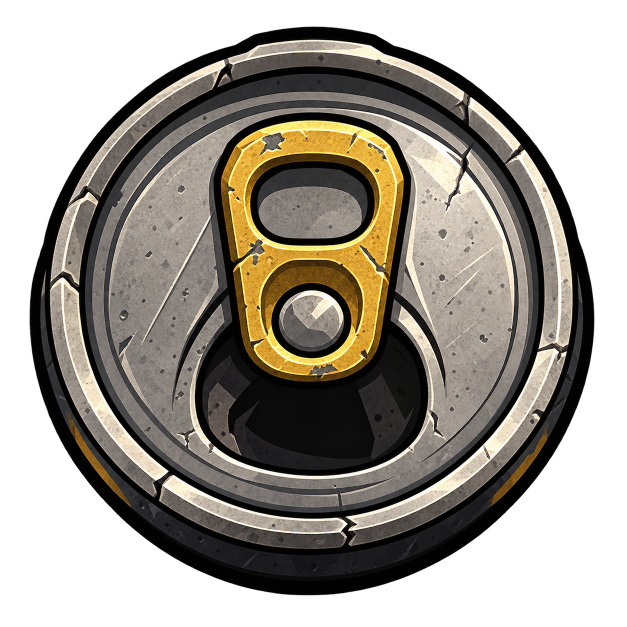
#> input picture tools/items/source/bottle-cap.png, 1254 x 1254 px (shown at 1/2 size); its folder holds only this picture in this run
$ python build-items.py
#> lines starting #> are read from the running program, lines starting #| are printed output that depends on the picture; after the words box and inside, x2 and y2 are one past the last pixel; in counts of white or black regions, pixels touching at a corner belong together
"""
Item pictures from the artist's PNGs: tools/items/source/<id>.png → public/assets/items/<id>.webp
(alpha cleaned of haze and specks, trimmed, centred on a square canvas, 256 px).
UI icons (tools/items/ui/<name>.png) go to public/assets/ui/<name>.webp.
Clothes drawn on the rig canvas (tools/rig/source/wear/<id>.png) get their icons here too.
The ids listed in RASTER_ITEMS (src/client/art/items.tsx) use these files instead of the vector art.
"""
import os, glob
import numpy as np
from PIL import Image
import cv2

HERE = os.path.dirname(os.path.abspath(__file__))
OUT = os.path.abspath(os.path.join(HERE, "..", "..", "public", "assets", "items"))
SIZE = 256
os.makedirs(OUT, exist_ok=True)
WEAR = os.path.abspath(os.path.join(HERE, "..", "rig", "source", "wear"))
ICON_CROP = {"sneakers": (0, 0, 1000, 2800), "slippers": (0, 0, 1000, 2800)}  # a pair far apart: the icon shows one shoe
UI_OUT = os.path.abspath(os.path.join(HERE, "..", "..", "public", "assets", "ui"))
os.makedirs(UI_OUT, exist_ok=True)
# a dedicated icon drawn by the artist (source/<id>.png) wins over the one cut from the clothes on the rig canvas
own = sorted(glob.glob(os.path.join(HERE, "source", "*.png")))
have = {os.path.splitext(os.path.basename(f))[0] for f in own}
files = own + [f for f in sorted(glob.glob(os.path.join(WEAR, "*.png"))) if os.path.splitext(os.path.basename(f))[0] not in have]
files += sorted(glob.glob(os.path.join(HERE, "ui", "*.png")))
for f in files:
    name = os.path.splitext(os.path.basename(f))[0]
    dest = UI_OUT if os.path.basename(os.path.dirname(f)) == "ui" else OUT
    img = Image.open(f).convert("RGBA")
#> img is the input picture: PIL image 1254x1254 RGBA; mean R, G, B, A 66.8, 61.4, 52.4, 159.2
    if name in ICON_CROP and os.path.dirname(f) == os.path.abspath(WEAR): img = img.crop(ICON_CROP[name])
    im = np.array(img)
    a = im[:, :, 3]
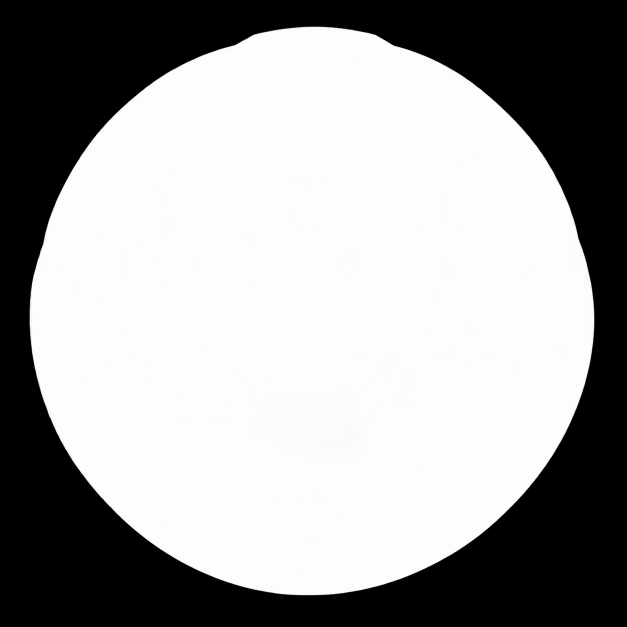
#> a: shape (1254, 1254) (shown at 1/2 size); min 0, max 255, mean 159.2
    a[a < 40] = 0
#> a: shape (1254, 1254); 0.42% of pixels changed, all inside (x1, y1, x2, y2) = (54, 23, 1191, 1193)
    n, lab, st, _ = cv2.connectedComponentsWithStats((a > 0).astype(np.uint8))
#> lab: shape (1254, 1254) int32; values 0 (black) and 1 (white), 63.1% white; 1 black region, box (x1, y1, x2, y2) and area: (0, 0, 1254, 1254) 580423
#> n = 2; st = [[0, 0, 1254, 1254, 580423], [59, 53, 1130, 1138, 992093]]
    for i in range(1, n):
        if st[i][4] < 300: a[lab == i] = 0
    im[:, :, 3] = a
    ys, xs = np.nonzero(a)
    crop = Image.fromarray(im[ys.min():ys.max() + 1, xs.min():xs.max() + 1])
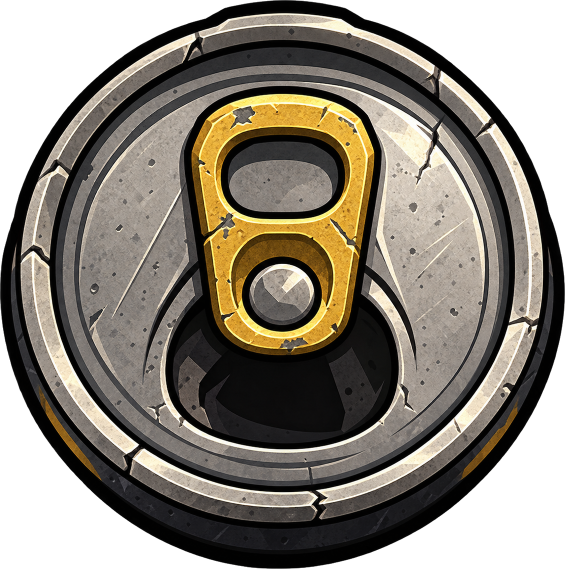
#> crop: PIL image 1130x1138 RGBA (shown at 1/2 size); mean R, G, B, A 81.7, 75.1, 64.1, 194.7; transparent parts drawn white
    side = round(max(crop.size) * 1.04)
#> side = 1184
    sq = Image.new("RGBA", (side, side))
#> sq: PIL image 1184x1184 RGBA; every value is 0
    sq.alpha_composite(crop, ((side - crop.width) // 2, (side - crop.height) // 2))
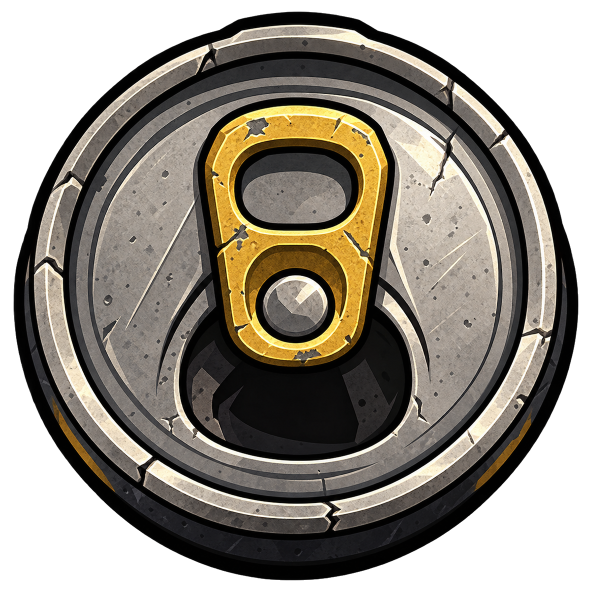
#> sq: PIL image 1184x1184 RGBA (shown at 1/2 size); mean R, G, B, A 75, 68.9, 58.8, 178.6; transparent parts drawn white
    sq.resize((SIZE, SIZE), Image.LANCZOS).save(os.path.join(dest, name + ".webp"), "WEBP", quality=88, method=4)
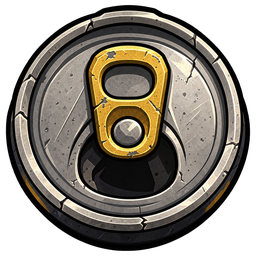
#> saved as bottle-cap.webp: PIL image 256x256 RGBA; mean R, G, B, A 74.9, 68.8, 58.8, 178.6; transparent parts drawn white
    print(name, crop.size, os.path.getsize(os.path.join(dest, name + ".webp")) // 1024, "KB")
#| bottle-cap (1130, 1138) 21 KB

$ run again, on tools/items/source/cap-moon.png
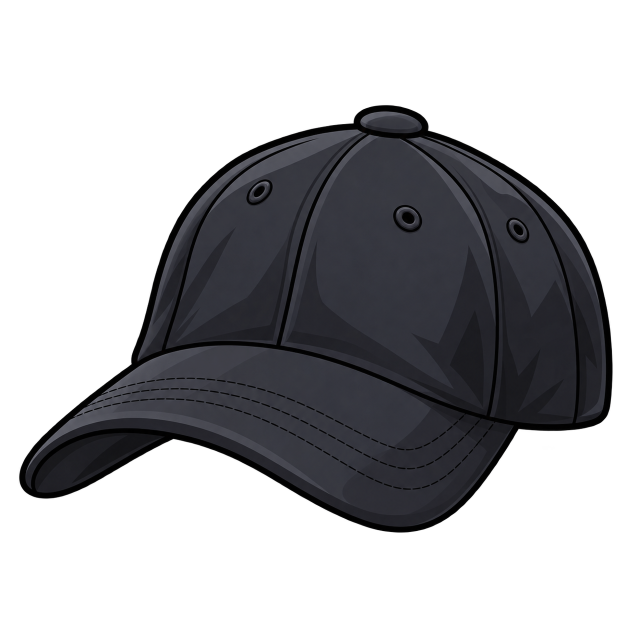
#> input picture tools/items/source/cap-moon.png, 1254 x 1254 px (shown at 1/2 size)
#> img is the input picture: PIL image 1254x1254 RGBA; mean R, G, B, A 16.9, 17.1, 19.7, 99.5
#> `a = im[:, :, 3]`:
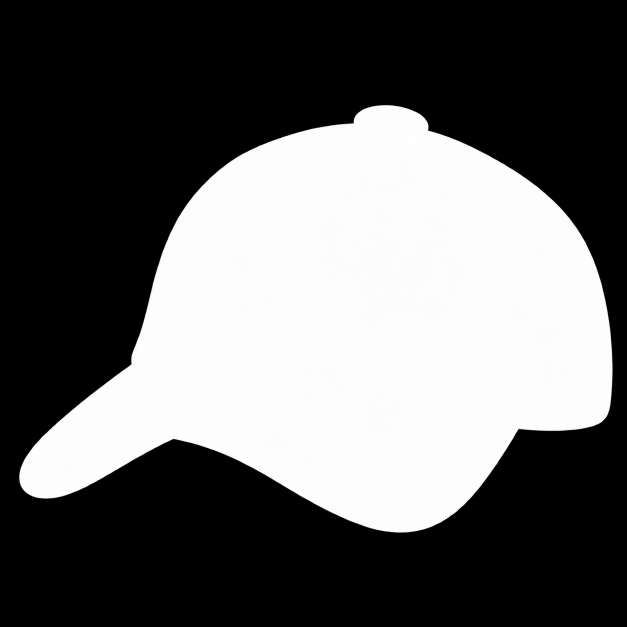
#> a: shape (1254, 1254) (shown at 1/2 size); min 0, max 255, mean 99.5
#> lab: shape (1254, 1254) int32; values 0 (black) and 1 (white), 39.4% white; 1 white region, box (x1, y1, x2, y2) and area: (38, 210, 1225, 1065) 620226
#> n = 2; st = [[0, 0, 1254, 1254, 952290], [38, 210, 1187, 855, 620226]]
#> im: shape (1254, 1254, 4); 0.42% of pixels changed, all inside (x1, y1, x2, y2) = (34, 53, 1228, 1119)
#> `sq.resize((SIZE, SIZE), Image.LANCZOS).save(os.path.join(dest, name + ..`:
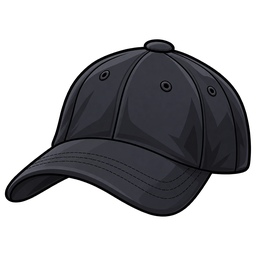
#> saved as cap-moon.webp: PIL image 256x256 RGBA; mean R, G, B, A 17.4, 17.6, 20.3, 102.7; transparent parts drawn white
#| cap-moon (1187, 855) 8 KB
